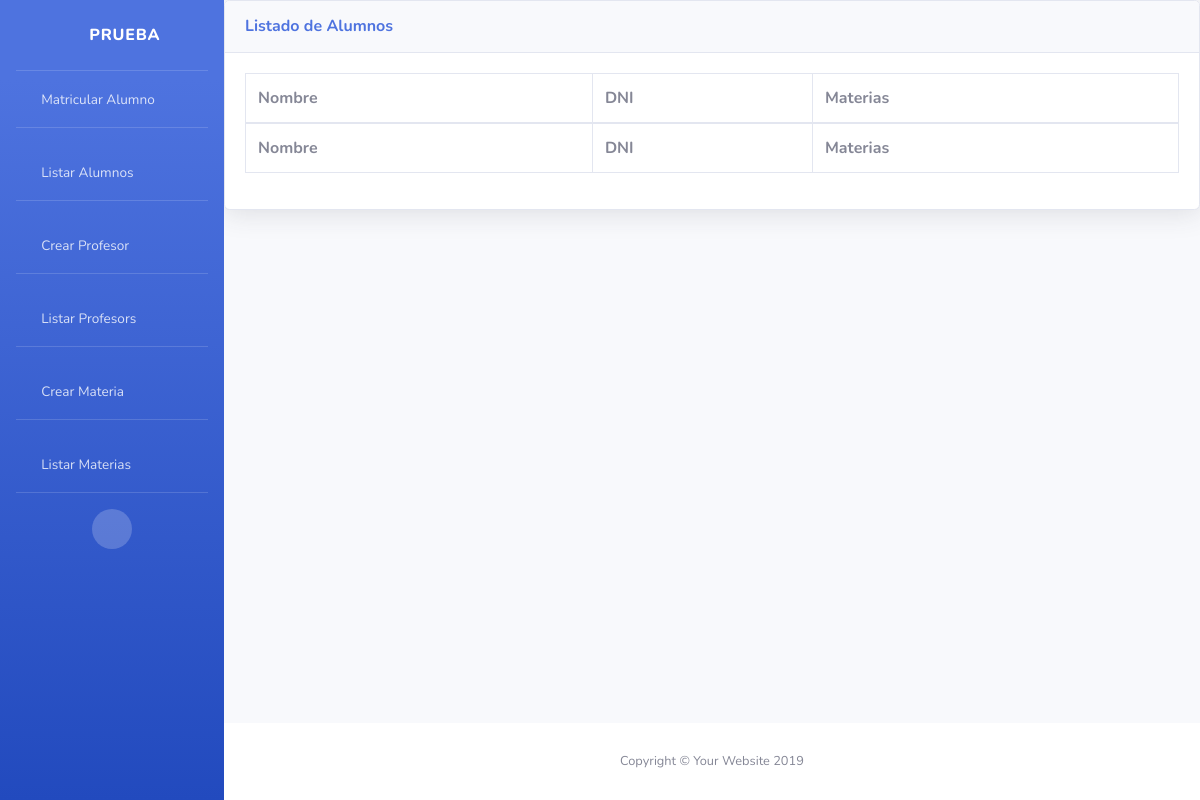
Before: /alumnos/listar_alumnos/ with the older database file.
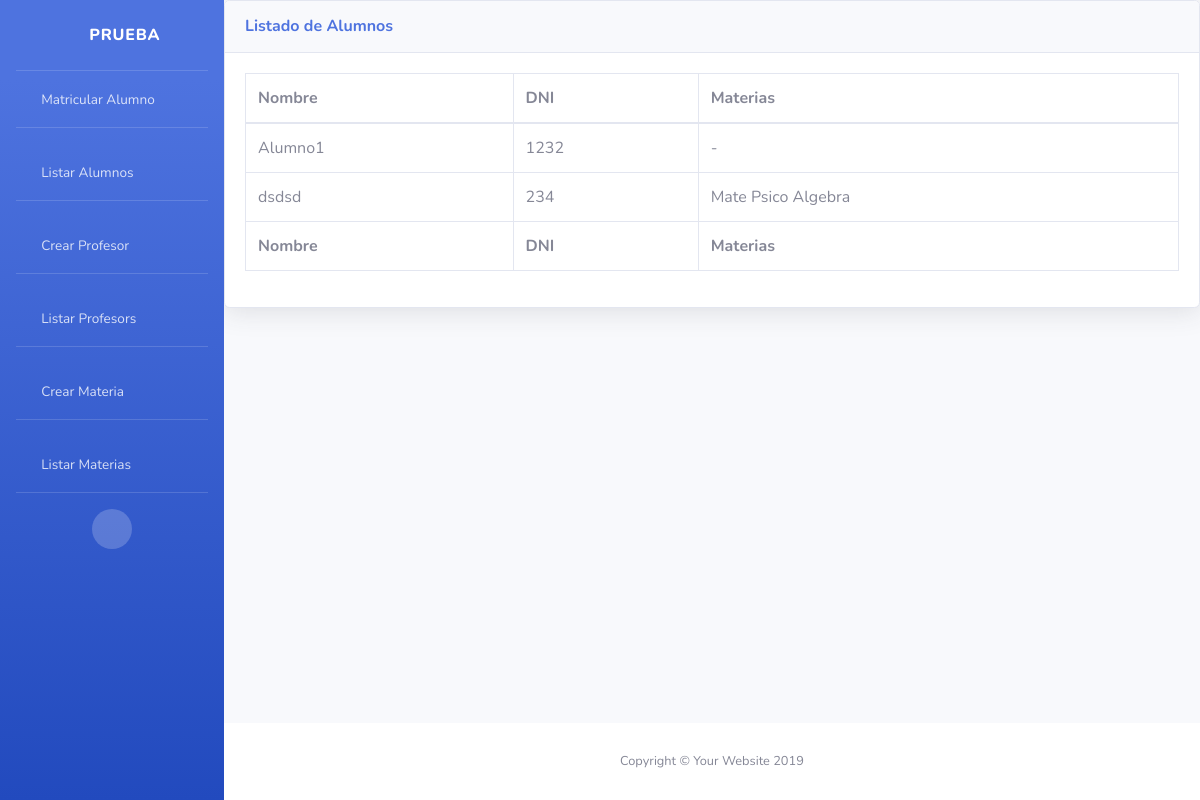
After: the same page with the newer database file.
### alumnos/models.py (models this page shows, shortened)
class Alumno(models.Model):
    nombre = models.CharField(max_length=200)
    DNI = models.CharField(max_length=10)
    PIN = models.CharField(max_length=10)
    materia = models.ManyToManyField(Materia)

### materias/models.py (models this page shows)
class Materia(models.Model):
    nombre = models.CharField(max_length=200)
    profesor = models.ForeignKey('profesores.Profesor', on_delete=models.CASCADE)
    def __str__(self):
        return self.nombre

### alumnos/views.py (the view)
# urls.py: path('listar_alumnos/', ListarAlumnos.as_view(), name="listar_alumnos"),
class ListarAlumnos(ListView):
    model = Alumno
    template_name = "listar_alumnos.html"
    def get_context_data(self, **kwargs):
        context = super(ListarAlumnos, self).get_context_data(**kwargs)
        context['alumnos'] = True
        return context

### alumnos/templates/listar_alumnos.html
{% extends "base.html" %}
{% load bootstrap3 %}
{% load static %}
{% block contenido %}
          <div class="card shadow mb-4">
            <div class="card-header py-3">
              <h6 class="m-0 font-weight-bold text-primary">Listado de Alumnos</h6>
            </div>
            <div class="card-body">
              <div class="table-responsive">
                <table class="table table-bordered" id="dataTable" width="100%" cellspacing="0">
                  <thead>
                    <tr>
                      <th>Nombre</th>
                      <th>DNI</th>
                      <th>Materias</th>
                    </tr>
                  </thead>
                  <tfoot>
                    <tr>
                      <th>Nombre</th>
                      <th>DNI</th>
                      <th>Materias</th>
                    </tr>
                  </tfoot>
                  <tbody>
                    {% for usuario in object_list %}
						<tr >
							<td> {{ usuario.nombre }} </td>
							<td> {{ usuario.DNI }} </td>
                        <td>
                        {% for materia in usuario.materia.all %}
                            {{ materia }}
                            {% empty %} -
                          {% endfor %}
                        </td>
                    {% endfor %} </tbody>
                </table>
              </div>
            </div>
          </div>
{% endblock %}

### templates/base.html (shortened to what this page needs)
{% load static %}
{% load bootstrap3 %}
<!DOCTYPE html>
<html lang="en">
<head>
  <link href="vendor/fontawesome-free/css/all.min.css" rel="stylesheet" type="text/css">
  <link href="{% static 'css/sb-admin-2.min.css' %}" rel="stylesheet">
</head>
<body id="page-top">
  <div id="wrapper">
    <ul class="navbar-nav bg-gradient-primary sidebar sidebar-dark accordion" id="accordionSidebar">
      <a class="sidebar-brand d-flex align-items-center justify-content-center" href="index.html">
        <div class="sidebar-brand-icon rotate-n-15">
          <i class="fas fa-laugh-wink"></i>
        </div>
        <div class="sidebar-brand-text mx-3">Prueba</div>
      </a>
      <hr class="sidebar-divider my-0">
      <li class="nav-item">
        <a class="nav-link" href="{% url 'crear_alumno' %}">
          <i class="fas fa-fw fa-tachometer-alt"></i>
          <span>Matricular Alumno</span></a>
      </li>
      <hr class="sidebar-divider">
      <li class="nav-item">
        <a class="nav-link" href="{% url 'listar_alumnos' %}">
          <i class="fas fa-fw fa-tachometer-alt"></i>
          <span>Listar Alumnos</span></a>
      </li>
      <hr class="sidebar-divider">
      <li class="nav-item">
        <a class="nav-link" href="{% url 'crear_profesor' %}">
          <i class="fas fa-fw fa-tachometer-alt"></i>
          <span>Crear Profesor</span></a>
      </li>
      <hr class="sidebar-divider">
      <li class="nav-item">
        <a class="nav-link" href="{% url 'listar_profesors' %}">
          <i class="fas fa-fw fa-tachometer-alt"></i>
          <span>Listar Profesors</span></a>
      </li>
      <hr class="sidebar-divider">
      <li class="nav-item">
        <a class="nav-link" href="{% url 'crear_materia' %}">
          <i class="fas fa-fw fa-tachometer-alt"></i>
          <span>Crear Materia</span></a>
      </li>
      <hr class="sidebar-divider">
      <li class="nav-item">
        <a class="nav-link" href="{% url 'listar_materias' %}">
          <i class="fas fa-fw fa-tachometer-alt"></i>
          <span>Listar Materias</span></a>
      </li>
      <hr class="sidebar-divider d-none d-md-block">
      <div class="text-center d-none d-md-inline">
        <button class="rounded-circle border-0" id="sidebarToggle"></button>
      </div>
    </ul>
    <div id="content-wrapper" class="d-flex flex-column">
      <div id="content">
        {% block contenido %}
        {% endblock %}
      </div>
      <footer class="sticky-footer bg-white">
        <div class="container my-auto">
          <div class="copyright text-center my-auto">
            <span>Copyright &copy; Your Website 2019</span>
          </div>
        </div>
      </footer>
    </div>
  </div>
</body>
</html>

Changed rows visible on the page:
added Alumno: nombre "Alumno1", DNI "1232"
added Alumno: nombre "dsdsd", DNI "234"
added Materia: nombre "Mate"
added Materia: nombre "Psico"
added Materia: nombre "Algebra"
